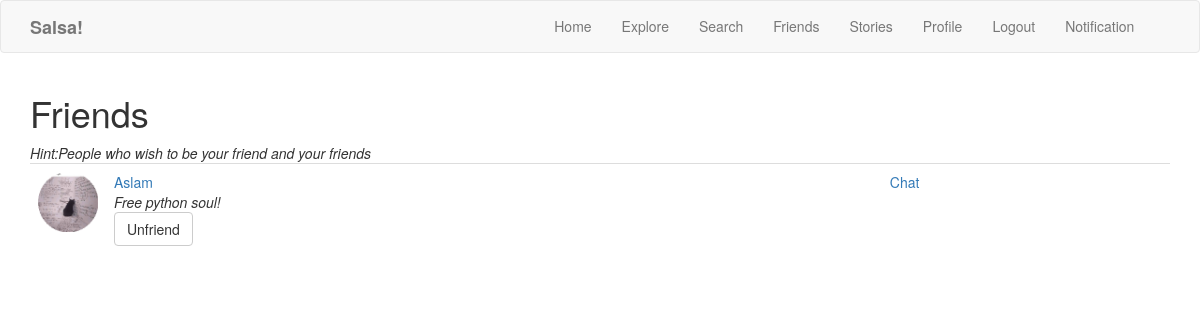
Screenshot of /listfriend (signed in) with the database file from the repository.
### app/models.py (models this page shows, shortened)
class User(UserMixin, db.Model):
    id = db.Column(db.Integer, primary_key=True)
    username = db.Column(db.String(64), index=True, unique=True)
    email = db.Column(db.String(120), index=True, unique=True)
    password_hash = db.Column(db.String(128))
    posts = db.relationship('Post', backref='author', lazy='dynamic')
    comments= db.relationship('Article1', backref='author', lazy='dynamic')
    about_me = db.Column(db.String(140))
    last_seen = db.Column(db.DateTime, default=datetime.utcnow)
    followed = db.relationship(
        'User', secondary=followers,
        primaryjoin=(followers.c.follower_id == id),
        secondaryjoin=(followers.c.followed_id == id),
        backref=db.backref('followers', lazy='dynamic'), lazy='dynamic')
    messages_sent = db.relationship('Message', foreign_keys='Message.sender_id',backref='author', lazy='dynamic')
    messages_received = db.relationship('Message', foreign_keys='Message.recipient_id', backref='recipient', lazy='dynamic')
    last_message_read_time = db.Column(db.DateTime)
    requests = db.relationship('Friend', foreign_keys='Friend.request_id',backref='author', lazy='dynamic')
    receives = db.relationship('Friend', foreign_keys='Friend.receive_id', backref='recipient', lazy='dynamic')
    def new_messages(self):
        last_read_time = self.last_message_read_time or datetime(1900, 1, 1)
        return Message.query.filter_by(recipient=self).filter(Message.timestamp > last_read_time).count()

### app/routes.py (the view)
@app.route('/listfriend')
@login_required
def listfriend():
    form=EmptyForm()
    friend1=Friend.query.filter_by(author=current_user)
    friend2=Friend.query.filter_by(recipient=current_user)
    friends=friend1.union(friend2).all()
    if not friends:
      flash('You dont have any friend on this site')
      return redirect(url_for('index'))
    userslist=[]
    for i in friends:
      users=User.query.filter_by(username=i.friendname).all()
      for u in users:
        userslist.append(u)
    friendlist = list(dict.fromkeys(userslist))
    return render_template('friends.html',messages=friendlist,form=form)

### app/forms.py
class EmptyForm(FlaskForm):
    submit = SubmitField('Submit')

### app/models.py (called while the page is built)
@login.user_loader
def load_user(id):
    return User.query.get(int(id))

### app/routes.py (called while the page is built)
@app.before_request
def before_request():
    if current_user.is_authenticated:
        current_user.last_seen = datetime.utcnow()
        db.session.commit()

### app/templates/friends.html (shortened to what this page needs)
{% extends "base.html" %}
{% import 'bootstrap/wtf.html' as wtf %}
{% block app_content %}
    <h1>Friends</h1>
    <i>Hint:People who wish to be your friend and your friends</i>
    {% for post in messages %}
     {% if post.username!=current_user.username %}
            <table class="table table-hover">
        <tr>
            <td width="60px">
                <a href="{{ url_for('user', username=post.username) }}">
                    <img src="/static/{{post.username}}.png" style="width: 60px">
                </a>
            </td>
            <td><a href="{{ url_for('user', username=post.username) }}">{{post.username}}</a>
            <br>
            {% if post.about_me %}
            <i>{{post.about_me}}</i>
            {% endif %} <br>
             <form action="{{ url_for('unfriend', username=post.username) }}" method="post">
                        {{ form.submit(value='Unfriend', class_='btn btn-default') }}
                  </form>
            </td>
                  <td> <a href="{{url_for('messages', recipient=post.username)}}">Chat
                  </a>
                  </td>
            </tr>
            </table>
            {% endif %}
            {% endfor %}
{% endblock %}

### rows the page displays
User: username (picture), username "Aslam", about_me "Free python soul!"
